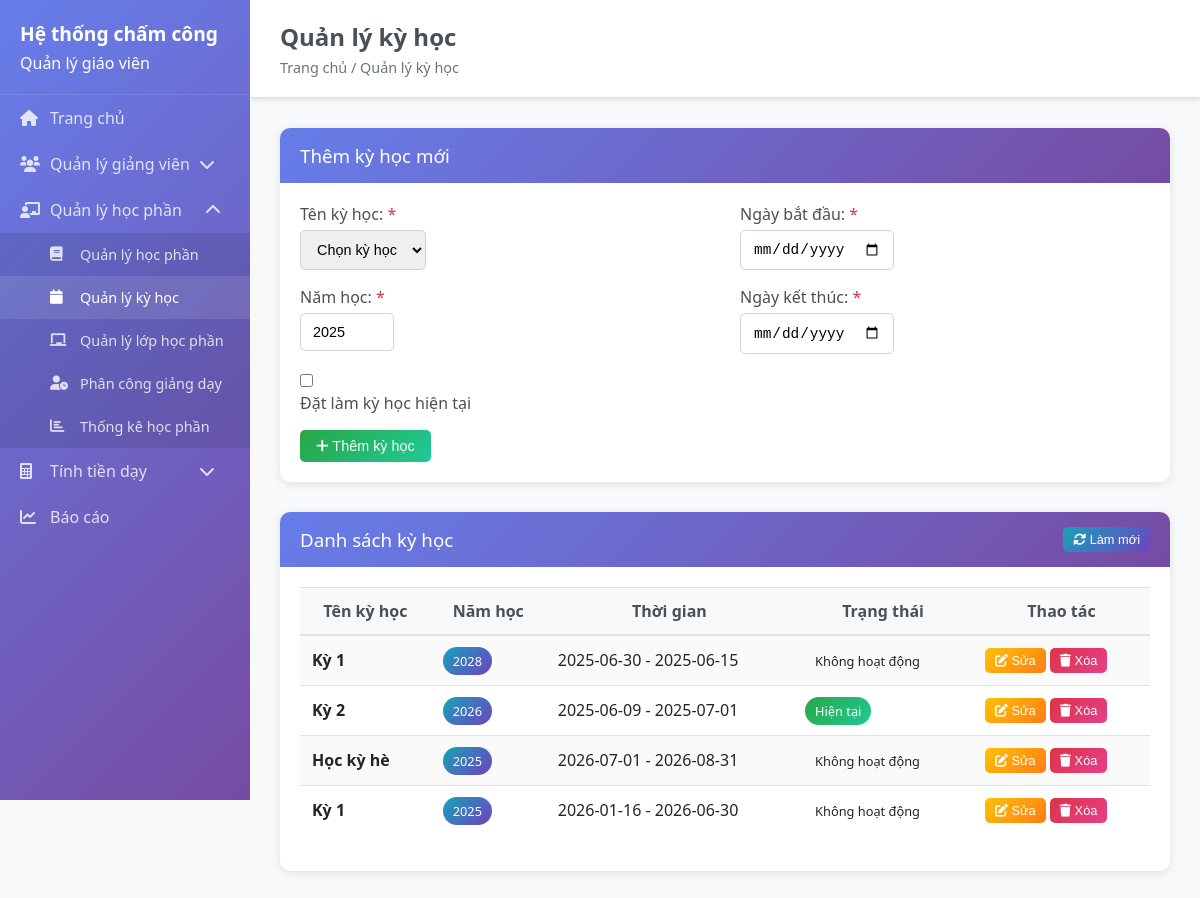
Screenshot of /semesters with the database file from the repository.
### backend/models/semester.py (models this page shows, shortened)
class Semester(BaseModel):
    __tablename__ = 'semesters'
    name = db.Column(db.String(100), nullable=False)  # Kì 1, Kì 2, Kì 3 (Hè)
    year = db.Column(db.Integer, nullable=False)
    academic_year = db.Column(db.String(10), nullable=True)  # 2024-2025
    start_date = db.Column(db.Date, nullable=True)
    end_date = db.Column(db.Date, nullable=True)
    is_current = db.Column(db.Boolean, default=False)  # Kì hiện tại
    is_active = db.Column(db.Boolean, default=True)

### backend/app.py (the view)
@app.route('/semesters')
def semesters():
    try:
        semesters_list = []
        current_year = datetime.now().year
        if 'Semester' in globals():
            semesters_list = Semester.query.filter_by(is_active=True).order_by(Semester.year.desc(), Semester.name).all()
        return render_template('semesters.html',
                             semesters=semesters_list,
                             current_year=current_year)
    except Exception as e:
        print(f"Error in semesters route: {e}")
        return render_template('semesters.html',
                             semesters=[],
                             current_year=datetime.now().year)

### frontend/templates/semesters.html (shortened to what this page needs)
<!DOCTYPE html>
<html lang="en">
    <head>
        <link rel="stylesheet" href="{{ url_for('static', filename='css/style.css') }}">
    </head>
    <body>
        {% extends "base.html" %}
        {% block page_title %}Quản lý kỳ học{% endblock %}
        {% block breadcrumb %}Trang chủ / Quản lý kỳ học{% endblock %}
        {% block content %}
        <div class="card">
            <div class="card-header">
                <h3>Thêm kỳ học mới</h3>
            </div>
            <div class="card-body">
                <form id="semester-form">
                    <div class="row">
                        <div class="col-md-6">
                            <div class="form-group">
                                <label for="semester-name">Tên kỳ học: <span class="text-danger">*</span></label>
                                <select id="semester-name" name="name" class="form-control" required>
                                    <option value="">Chọn kỳ học</option>
                                </select>
                            </div>
                            <div class="form-group">
                                <label for="semester-year">Năm học: <span class="text-danger">*</span></label>
                                <input type="number" id="semester-year" name="year" class="form-control" required
                                       min="2020" max="2030" value="{{ current_year }}">
                            </div>
                        </div>
                        <div class="col-md-6">
                            <div class="form-group">
                                <label for="semester-start-date">Ngày bắt đầu: <span class="text-danger">*</span></label>
                                <input type="date" id="semester-start-date" name="start_date" class="form-control" required>
                            </div>
                            <div class="form-group">
                                <label for="semester-end-date">Ngày kết thúc: <span class="text-danger">*</span></label>
                                <input type="date" id="semester-end-date" name="end_date" class="form-control" required>
                            </div>
                        </div>
                    </div>
                    <div class="form-group">
                        <div class="form-check">
                            <input type="checkbox" id="semester-is-current" name="is_current" class="form-check-input">
                            <label for="semester-is-current" class="form-check-label">Đặt làm kỳ học hiện tại</label>
                        </div>
                    </div>
                    <button type="submit" class="btn btn-success" id="submit-btn">
                        <i class="fas fa-plus"></i> Thêm kỳ học
                    </button>
                </form>
            </div>
        </div>
        <div class="card">
            <div class="card-header d-flex justify-content-between align-items-center">
                <h3>Danh sách kỳ học</h3>
                <button class="btn btn-info btn-sm" onclick="refreshSemestersList()">
                    <i class="fas fa-sync-alt"></i> Làm mới
                </button>
            </div>
            <div class="card-body">
                <div class="table-responsive">
                    <table class="table table-striped" id="semesters-table">
                        <thead>
                            <tr>
                                <th>Tên kỳ học</th>
                                <th>Năm học</th>
                                <th>Thời gian</th>
                                <th>Trạng thái</th>
                                <th>Thao tác</th>
                            </tr>
                        </thead>
                        <tbody>
                            {% for semester in semesters %}
                            <tr>
                                <td><strong>{{ semester.name }}</strong></td>
                                <td><span class="badge badge-info">{{ semester.year }}</span></td>
                                <td>{{ semester.start_date }} - {{ semester.end_date }}</td>
                                <td>
                                    {% if semester.is_current %}
                                    <span class="badge badge-success">Hiện tại</span>
                                    {% else %}
                                    <span class="badge badge-secondary">Không hoạt động</span>
                                    {% endif %}
                                </td>
                                <td>
                                    <button class="btn btn-warning btn-sm" onclick="editSemester({{ semester.id }})">
                                        <i class="fas fa-edit"></i> Sửa
                                    </button>
                                    <button class="btn btn-danger btn-sm" onclick="deleteSemester({{ semester.id }})">
                                        <i class="fas fa-trash"></i> Xóa
                                    </button>
                                </td>
                            </tr>
                            {% else %}
                            <tr>
                                <td colspan="5" class="text-center">Chưa có kỳ học nào</td>
                            </tr>
                            {% endfor %}
                        </tbody>
                    </table>
                </div>
            </div>
        </div>
        {% endblock %}

### frontend/static/css/style.css (style rules this page uses)
* { margin: 0; padding: 0; box-sizing: border-box; }
body { font-family: 'Segoe UI', Tahoma, Geneva, Verdana, sans-serif; background-color: #f8f9fa; color: #333; }
.card { background: white; border-radius: 10px; box-shadow: 0 2px 10px rgba(0,0,0,0.1); margin-bottom: 30px; border: none; }
.card-header { background: linear-gradient(135deg, #667eea 0%, #764ba2 100%); color: white; padding: 15px 20px; border-radius: 10px 10px 0 0; border-bottom: none; }
.card-header h3, .card-header h5 { margin: 0; font-weight: 500; }
.card-body { padding: 20px; }
.form-group { margin-bottom: 1rem; }
.form-group label { font-weight: 500; margin-bottom: 5px; display: block; color: #495057; }
.form-control { border: 1px solid #ced4da; border-radius: 5px; padding: 10px 12px; font-size: 0.9rem; transition: all 0.3s ease; }
.btn { border-radius: 5px; padding: 8px 16px; font-size: 0.9rem; font-weight: 500; border: none; cursor: pointer; transition: all 0.3s ease; text-decoration: none; display: inline-block; }
.btn-success { background: linear-gradient(135deg, #28a745, #20c997); color: white; }
.btn-warning { background: linear-gradient(135deg, #ffc107, #fd7e14); color: white; }
.btn-danger { background: linear-gradient(135deg, #dc3545, #e83e8c); color: white; }
.btn-info { background: linear-gradient(135deg, #17a2b8, #6f42c1); color: white; }
.btn-sm { padding: 5px 10px; font-size: 0.8rem; }
.table { width: 100%; margin-bottom: 1rem; color: #212529; border-collapse: collapse; }
.table th, .table td { padding: 12px; vertical-align: middle; border-top: 1px solid #dee2e6; }
.table thead th { background-color: #f8f9fa; border-bottom: 2px solid #dee2e6; font-weight: 600; color: #495057; }
.table-striped tbody tr:nth-of-type(odd) { background-color: rgba(0,0,0,0.02); }
.table-responsive { overflow-x: auto; }
.badge { padding: 5px 10px; border-radius: 20px; font-size: 0.8rem; font-weight: 500; }
.badge-info { background: linear-gradient(135deg, #17a2b8, #6f42c1); color: white; }
.badge-success { background: linear-gradient(135deg, #28a745, #20c997); color: white; }
.text-danger { color: #dc3545; }
.d-flex { display: flex; }
.justify-content-between { justify-content: space-between; }
.align-items-center { align-items: center; }
.row { display: flex; flex-wrap: wrap; margin: 0 -15px; }
.col-md-3, .col-md-4, .col-md-6, .col-md-8, .col-12 { padding: 0 15px; }
.col-md-6 { flex: 0 0 50%; max-width: 50%; }

### rows the page displays
Semester: name "Kỳ 1", year "2028", start_date "2025-06-30", end_date "2025-06-15", is_current "Không hoạt động"
Semester: name "Kỳ 2", year "2026", start_date "2025-06-09", end_date "2025-07-01", is_current "Hiện tại"
Semester: name "Học kỳ hè", year "2025", start_date "2026-07-01", end_date "2026-08-31", is_current "Không hoạt động"
Semester: name "Kỳ 1", year "2025", start_date "2026-01-16", end_date "2026-06-30", is_current "Không hoạt động"
